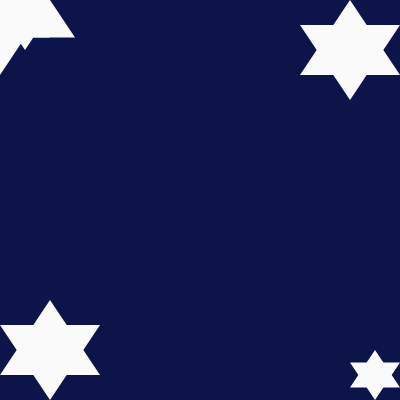
Frame 1 (no input)
Frame 60 (the mouse pressed at the canvas centre just before this capture): identical to frame 1, image omitted
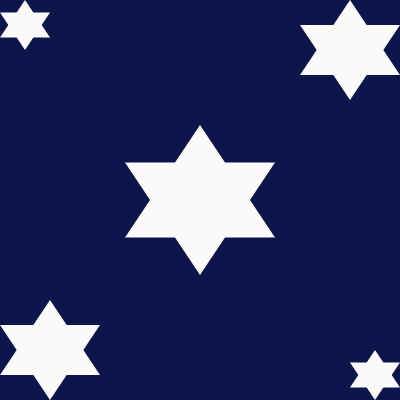
Frame 120 (the mouse held since frame 60 and released just before this capture)

The Processing sketch that drew these frames (run headless with seeded random() and noise(); from frame 60 on, the mouse is pressed at the canvas centre):

// Processing sketch: processing_41947
// ── processing_41947.pde

void setup(){
  size(400, 400);
  smooth();
}

void draw(){
  background(13, 20, 74);
  fill(250);
  drawStar(0, 0, 50);
  drawStar(300, 0, 100);
  drawStar(0, 300, 100);
  drawStar(350, 350, 50);
  drawStar(mouseX-75, mouseY-75, 150);
}

void drawStar(float x, float y, float starSize){
  noStroke();
  triangle(x + starSize/2, y, x + starSize, y + starSize/4*3, x, y + starSize/4*3);
  triangle(x, y + starSize/4, x + starSize, y + starSize/4, x + starSize/2, y + starSize);
}
